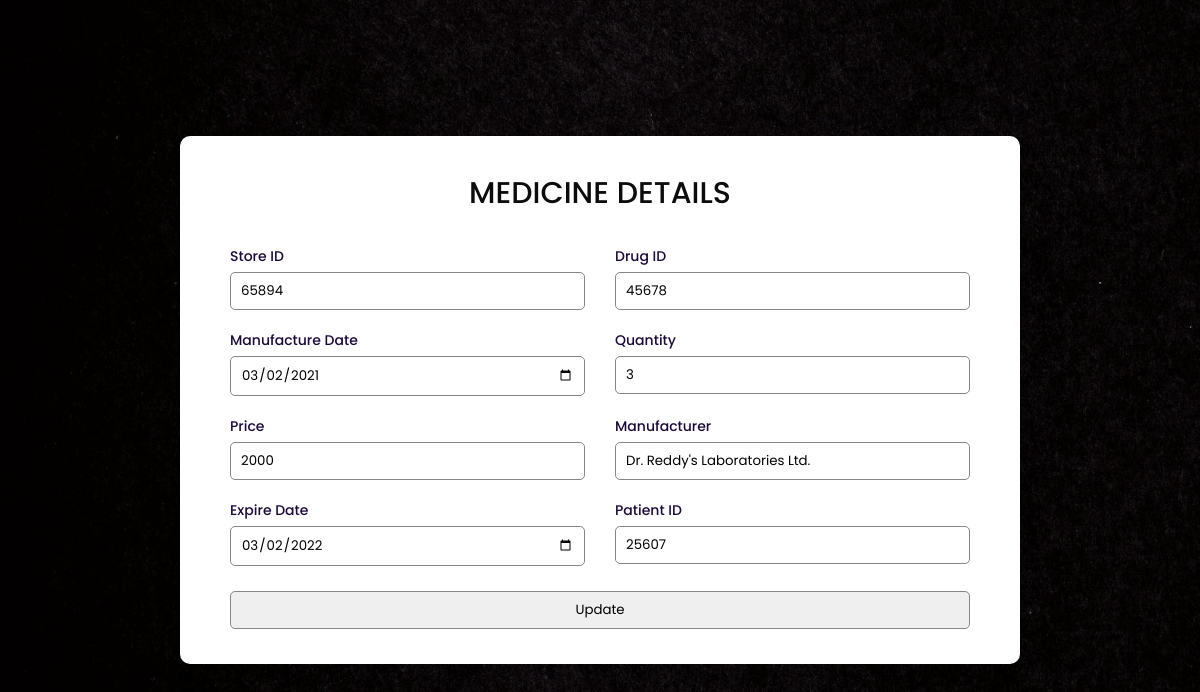
/admin/medicine_update.php?id=45678, run on the app's committed database.
### tables this page shows
CREATE TABLE `medicine` (
  `sid` int(5) NOT NULL,
  `mdid` int(5) NOT NULL,
  `mdate` date NOT NULL,
  `mqtt` int(50) NOT NULL,
  `mprice` int(50) NOT NULL,
  `mmanf` varchar(50) NOT NULL,
  `mexd` date NOT NULL,
  `pid` int(5) NOT NULL
);

### admin/medicine_update.php (the view, shortened to what this page needs)
<?php
$conn = mysqli_connect("localhost","root","","pharmacyms");
if(isset($_GET['id'])){
    $mdid = $_GET['id'];
    $result = $conn->query("SELECT * FROM medicine WHERE mdid='$mdid'");
    $items=$result->fetch_array();
    $sid=$items['sid'];
    $mdid=$items['mdid'];
    $mdate=$items['mdate'];
    $mqtt=$items['mqtt'];
    $mprice=$items['mprice'];
    $mmanf=$items['mmanf'];
    $mexd=$items['mexd'];
    $pid=$items['pid'];
}
?>
<html>
<html lang="en">
<head>
    <link rel="stylesheet" href="menus.css">
</head>
<body>
    <div class="container">
        <h1>MEDICINE DETAILS</h1>
        <form id='patient' class="form" method="POST">
            <div class="row">
                <div class="column">
                    <label>Store ID</label>
                    <input type="int" name="sid" value="<?php echo $sid; ?>" placeholder="Store ID">
                </div>
                <div class="column">
                    <label>Drug ID</label>
                    <input type="int" name="mdid" value="<?php echo $mdid; ?>" placeholder="Doctor ID">
                </div>
            </div>
            <div class="row">
                <div class="column">
                    <label>Manufacture Date</label>
                    <input type="date" name="mdate" value="<?php echo $mdate; ?>" placeholder="Medicine Date">
                </div>
                <div class="column">
                    <label>Quantity</label>
                    <input type="int" name="mqtt" value="<?php echo $mqtt; ?>" placeholder="Quantity">
                </div>
            </div>
            <div class="row">
                <div class="column">
                      <label>Price</label>
                      <input type="int" name="mprice" value="<?php echo $mprice; ?>" placeholder="Price">
                </div>
                <div class="column">
                      <label>Manufacturer</label>
                      <input type="text" name="mmanf" value="<?php echo $mmanf; ?>" placeholder="Manufacturer">
                </div>
          </div>
            <div class="row">
                <div class="column">
                    <label>Expire Date</label>
                    <input type="date" name="mexd" value="<?php echo $mexd; ?>" placeholder="Expiry Date">
                </div>
                <div class="column">
                    <label>Patient ID</label>
                    <input type="int" name="pid" value="<?php echo $pid; ?>" placeholder="Patient ID">
                </div>
            </div>
                <input type="submit" name="update" class="button" value="Update">
      </form>
  </div>
</body>
</html>

### admin/menus.css (style rules this page uses)
*, *:before, *:after { padding: 0; margin: 0; box-sizing: border-box; font-family: "Poppins",sans-serif; font-weight: 500; }
body { background: url('p11.jpg'); background-size: cover; font-family: sans-serif; }
.container { background-color: #ffffff; width: 70%; min-width: 420px; padding: 35px 50px; transform: translate(-50%,-50%); position: absolute; left: 50%; top: 50%; border-radius: 10px; box-shadow: 20px 30px 25px rgba(0,0,0,0.15); }
h1 { font-size: 30px; text-align: center; color: #0c0c0c; }
form { width: 100%; position: relative; margin: 30px auto 0 auto; }
.row { width: 100%; display: grid; grid-template-columns: repeat(auto-fit, minmax(300px,1fr)); grid-gap: 20px 30px; margin-bottom: 20px; }
label { color: #1c093c; font-size: 14px; }
textarea, input { width: 100%; font-weight: 400; padding: 8px 10px; border-radius: 5px; border: 1.2px solid #858688; margin-top: 5px; }

### data on the page
medicine: sid "65894", mdid "45678", mdate "03/02/2021", mqtt "3", mprice "2000", mmanf "Dr. Reddy's Laboratories Ltd.", mexd "03/02/2022", pid "25607"
